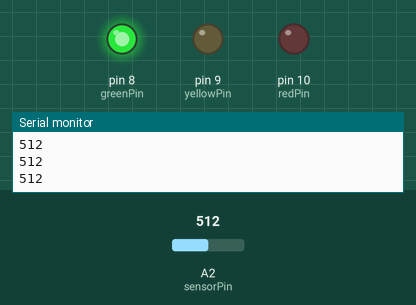
A sketch run on a simulated Arduino Uno, built with avr-gcc and run on an emulated ATmega328P. Parts: output pins drawn as LEDs (lit = HIGH), the last lines printed to the serial monitor. The test bench sets the inputs (shaded band); at power-on: A2 (sensorPin) = 512.

Above: at 1.3 s.
1.4 s: A2 (sensorPin) set to 407
2.9 s: A2 (sensorPin) set to 387
At 3.8 s:
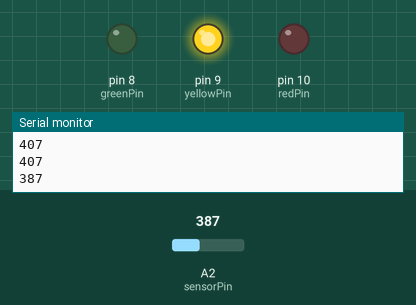
At 8.1 s:
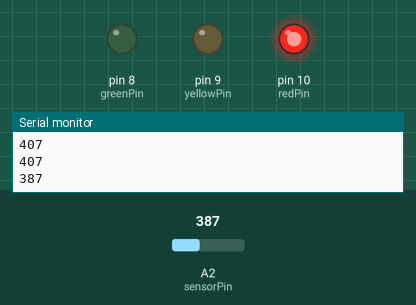
Timing chart, 0 to 13.5 s (numbered marks = the images above; inputs shaded):
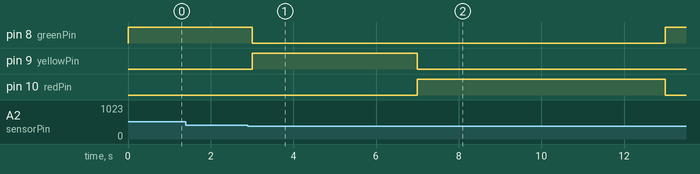

The sketch:

FarolComSensor.ino
```cpp
const int sensorPin = A2;    // Porta analógica onde está o sensor de luz
const int greenPin = 8;      // Porta digital para o LED verde
const int yellowPin = 9;     // Porta digital para o LED amarelo
const int redPin = 10;       // Porta digital para o LED vermelho

int sensorValue = 0;         // Variável para armazenar o valor lido do sensor
int threshold = 400;         // Limite para definir quando está escuro

void setup() {
  pinMode(greenPin, OUTPUT);
  pinMode(yellowPin, OUTPUT);
  pinMode(redPin, OUTPUT);
  Serial.begin(9600);        // Inicializa a comunicação serial para monitorar os valores do sensor

  // Inicializa o semáforo com o LED verde aceso
  digitalWrite(greenPin, HIGH);
  digitalWrite(yellowPin, LOW);
  digitalWrite(redPin, LOW);
}

void loop() {
  sensorValue = analogRead(sensorPin);  // Lê o valor do sensor de luz
  Serial.println(sensorValue);          // Mostra o valor do sensor no monitor serial (opcional)

  // Verifica se está escuro
  if (sensorValue < threshold) {
    // Apaga o LED verde e acende o LED amarelo
    digitalWrite(greenPin, LOW);
    digitalWrite(yellowPin, HIGH);
    delay(4000);  // Espera 4 segundos no amarelo

    // Apaga o LED amarelo e acende o LED vermelho
    digitalWrite(yellowPin, LOW);
    digitalWrite(redPin, HIGH);
    delay(6000);  // Espera 6 segundos no vermelho

    // Após o ciclo, volta ao LED verde
    digitalWrite(redPin, LOW);
    digitalWrite(greenPin, HIGH);
  }

  delay(500);  // Intervalo de leitura do sensor para evitar leituras muito rápidas
}
```

Measured:
- the behaviour switches between 400 and 399 on A2 (sensorPin) (found by bisection; images 0 and 1)
- after the input at 2.9 s, pin 8 (greenPin): HIGH → LOW after 0.10 s, → HIGH 10.0 s later; pin 9 (yellowPin): LOW → HIGH after 0.10 s, → LOW 4.0 s later; pin 10 (redPin): LOW → HIGH after 4.1 s, → LOW 6.0 s later
